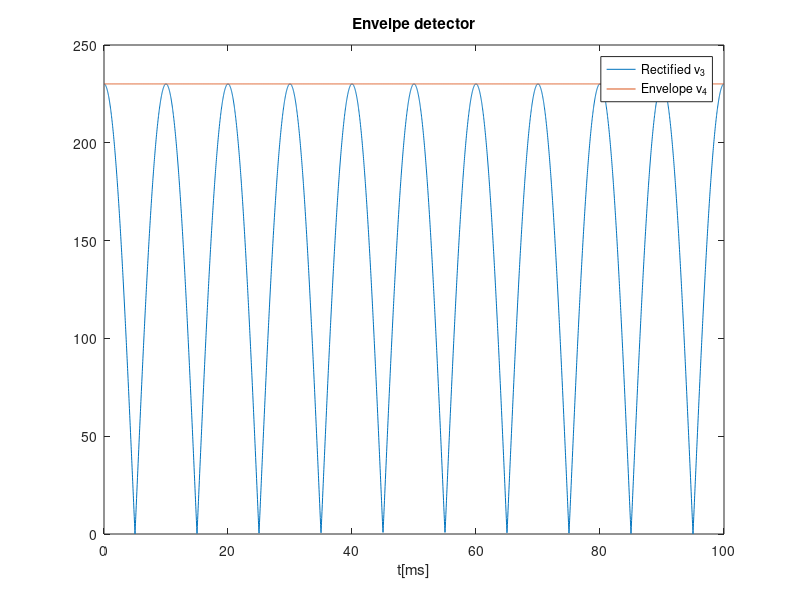
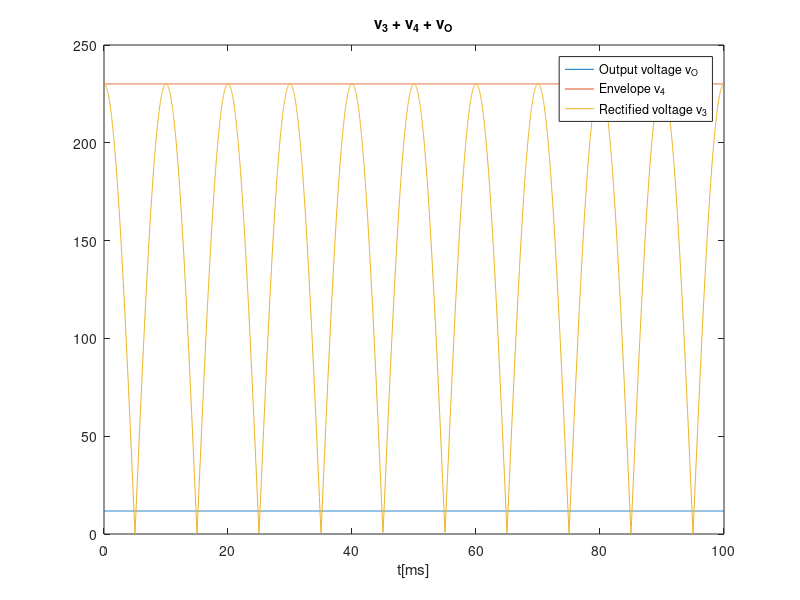
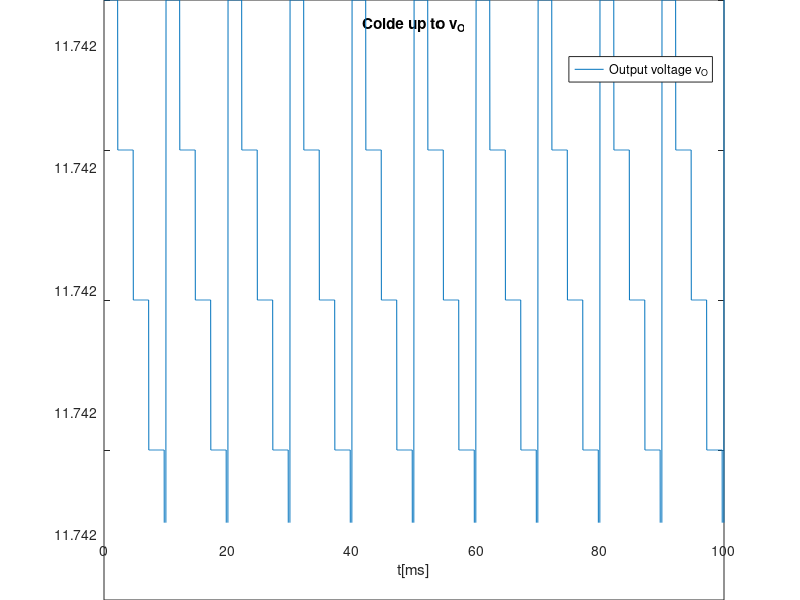
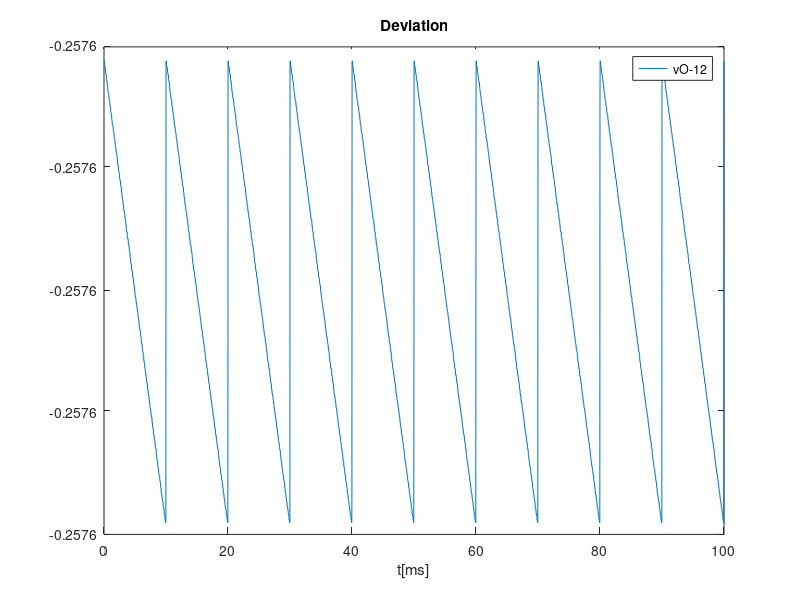

Recreate these plots in MATLAB, in order.
close all 
clear all

f=50;
w=2*pi*f;
T=1/f;

t=linspace(0, 10*T/2, 4000);

AS=230;
vS=AS*cos(w*t);

%------------------Transformer-------------------------
AA=230.1;
vA=AA*cos(w*t);
n_transformer=AS/AA;

%------------------Full wave rectifier-----------------
vB = abs(vA);

%------------------Envelope detector------------------- 
R1=920e3;
C=920e-6;
R2=30.3e3;


TB=T/2;
wB=w*2;

%Diode OFF
tOFF=1/wB*atan(1/(wB*R1*C));


%v_ripple=AA*(1-exp(-TB/(R1*C)));

j=1;
for ciclo=1:10
	for i=1:length(t)
		%Diode ON
		if t(i)>=(ciclo-1)*TB && t(i)<=(ciclo-1)*TB+tOFF
			vC(i)=vB(i);
		end
		
		%Diode OFF
		v_exp=AA*cos(wB*((ciclo-1)*TB+tOFF))*exp(-(t(i)-((ciclo-1)*TB+tOFF))/(R1*C));
		if t(i)>((ciclo-1)*TB+tOFF) && v_exp>=vB(i) && t(i)<=(ciclo)*TB
			vC(i)=v_exp;
		end
		
		%Diode ON
		if vB(i)>v_exp && t(i)<=(ciclo)*TB
			vC(i)=vB(i);
		end	
	end
end

ripple_env=max(vC)-min(vC);

plot(t*1000, vB)
hold on
plot(t*1000,vC)
title("Envelpe detector")
xlabel ("t[ms]")
legend("Rectified v_3","Envelope v_4")
print ("venvlope.eps", "-depsc")
hold off


%--------------Voltage regulator----------------------

%Incremental analysis
%vC = VC + vc
%VON=0.7;
%R2=10000;
%num_diodes=round(12/VON);
num_diodes=17;
IS=1e-14;
VT=25e-3;
eta=1;
VC= sum(vC)/length(vC);

f=@(VO) -VC+IS*exp(VO/num_diodes/eta/VT)*R2+VO;
h=0.001;
i=1;
VO(i)=12;
err=1;
while err>0.0001

	dif_finita=(f(VO(i)+h)-f(VO(i)-h))/2/h;
	VO(i+1)=VO(i)-f(VO(i))/dif_finita;
	err=VO(i+1)-VO(i);
	i=i+1;
end
%disp(VO(end));
VON=VO(end)/num_diodes

rd=eta*VT/(IS*exp(VON/(eta*VT))); %ver bem isto


for i=1:length(vC)
vo(i)=(num_diodes*rd/(R2+num_diodes*rd))*(vC(i)-VC);
end


VO=num_diodes*VON; %valor do método Newton-Rhapson
vO=VO+vo;

plot(t*1000, vO)
hold on
plot(t*1000,vC)
hold on
plot(t*1000,vB)
title("v_3 + v_4 + v_O")
xlabel ("t[ms]")
legend("Output voltage v_O ","Envelope v_4", "Rectified voltage v_3")
print ("vregulator.eps", "-depsc")
hold off

plot(t*1000, vO)
title("Colde up to v_O")
xlabel ("t[ms]")
legend("Output voltage v_O")
print ("voutput.eps", "-depsc")
hold off


plot(t*1000,vO-12)
title("Deviation")
xlabel ("t[ms]")
legend("vO-12")
print ("vdeviation.eps", "-depsc")

ripple_out= max(vO)-min(vO)
DC_out=sum(vO)/length(vO)


tab=fopen("envelope.tex", "w");
fprintf(tab, "$Ripple_{envelope}$ & $%f$ \\\\ \\hline \n", ripple_env);
fprintf(tab, "$Average_{envelope}$ & $%f$ \\\\ \\hline \n", VC);
fclose(tab);

tab=fopen("regulator.tex", "w");
fprintf(tab, "$Ripple_{regulator}$ & $%f$ \\\\ \\hline \n", ripple_out);
fprintf(tab, "$Average_{regulator}$ & $%f$ \\\\ \\hline \n", DC_out);
fclose(tab);

tab=fopen("V_ON.tex", "w");
fprintf(tab, "$V_{ON}$ & $%f$ \\\\ \\hline \n", VON);
fclose(tab);

M=1/(((R1+R2)/1000+C/1e-6+(num_diodes+5)*0.1)*(ripple_out+abs(DC_out-12)+10e-6))

tab=fopen("cost.tex", "w");
fprintf(tab, "Merit & $%f$ \\\\ \\hline \n", M);
fclose(tab);
